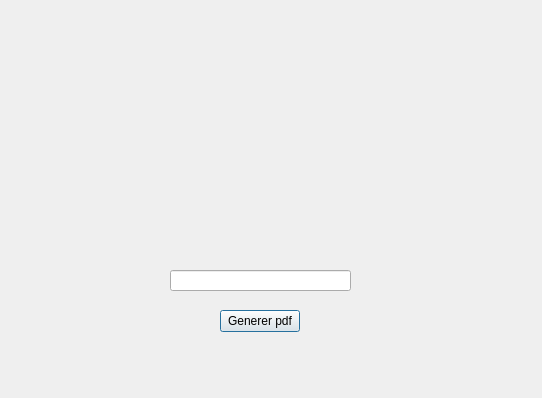
<?xml version="1.0" encoding="UTF-8"?>
<ui version="4.0">
 <class>pdf</class>
 <widget class="QDialog" name="pdf">
  <property name="geometry">
   <rect>
    <x>0</x>
    <y>0</y>
    <width>542</width>
    <height>398</height>
   </rect>
  </property>
  <property name="windowTitle">
   <string>Dialog</string>
  </property>
  <widget class="QPushButton" name="pushButton_genpdf">
   <property name="geometry">
    <rect>
     <x>220</x>
     <y>310</y>
     <width>80</width>
     <height>22</height>
    </rect>
   </property>
   <property name="text">
    <string>Generer pdf</string>
   </property>
  </widget>
  <widget class="QLineEdit" name="lineEdit_id">
   <property name="geometry">
    <rect>
     <x>170</x>
     <y>270</y>
     <width>181</width>
     <height>21</height>
    </rect>
   </property>
  </widget>
 </widget>
 <resources/>
 <connections/>
</ui>
